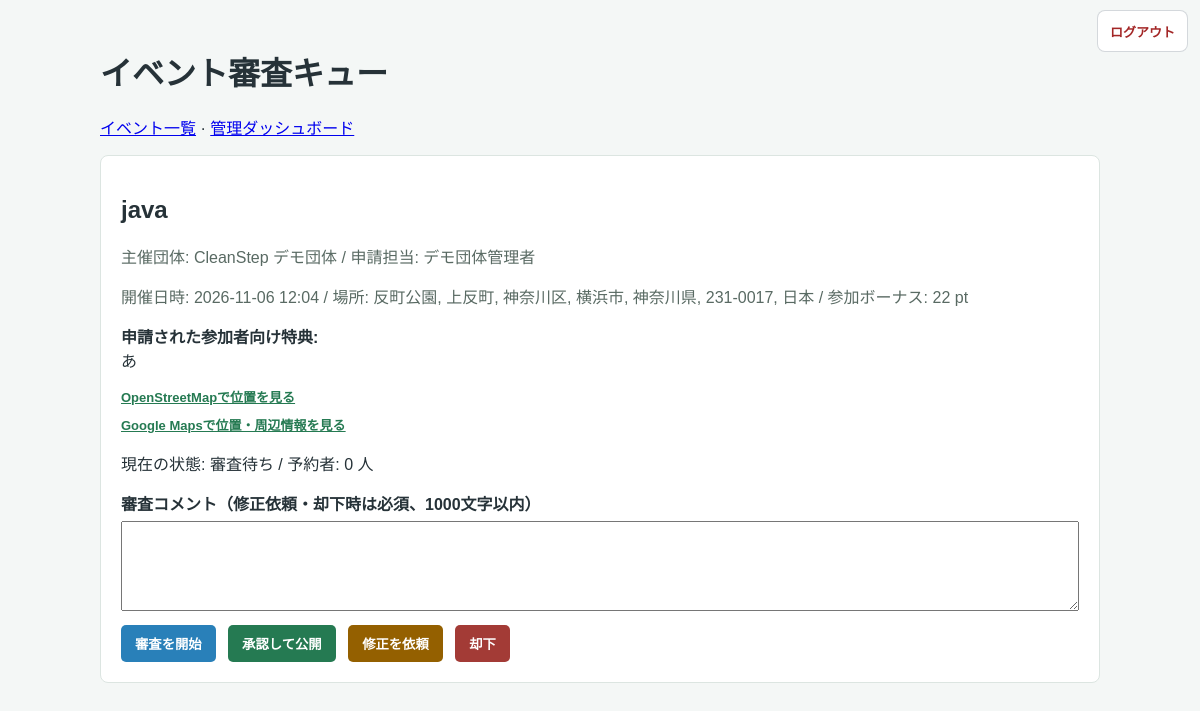
/admin/events/review (signed in), run on the app's committed database.
### tables this page shows
CREATE TABLE events (
                id INTEGER PRIMARY KEY AUTOINCREMENT,
                name TEXT,
                location TEXT,
                datetime TEXT,
                bonus_points INTEGER,
                organizer_id INTEGER,
                status TEXT NOT NULL DEFAULT 'open' CHECK(status IN ('open', 'cancelled')), review_status TEXT NOT NULL
                DEFAULT 'approved'
                CHECK(review_status IN ('pending', 'reviewing', 'changes_requested', 'approved', 'rejected')), review_comment TEXT, reviewed_by INTEGER REFERENCES users(id), reviewed_at TEXT, organization_id INTEGER REFERENCES organizations(id), latitude REAL, longitude REAL, reward_details TEXT, category TEXT NOT NULL DEFAULT 'その他', capacity INTEGER NOT NULL DEFAULT 20, purpose_issue TEXT NOT NULL DEFAULT '',
                FOREIGN KEY (organizer_id) REFERENCES users(id)
            );

CREATE TABLE organizations (
                id INTEGER PRIMARY KEY AUTOINCREMENT,
                application_id INTEGER NOT NULL UNIQUE,
                name TEXT NOT NULL,
                contact TEXT NOT NULL,
                purpose TEXT NOT NULL,
                status TEXT NOT NULL DEFAULT 'approved'
                    CHECK(status IN ('approved', 'suspended')),
                approved_by INTEGER,
                approved_at TEXT,
                created_at TEXT DEFAULT CURRENT_TIMESTAMP,
                FOREIGN KEY (application_id) REFERENCES organizer_applications(id),
                FOREIGN KEY (approved_by) REFERENCES users(id)
            );

CREATE TABLE users (
                    id INTEGER PRIMARY KEY AUTOINCREMENT,
                    email TEXT UNIQUE,
                    password TEXT,
                    name TEXT,
                    role TEXT,
                    total_points INTEGER DEFAULT 0 CHECK(total_points >= 0)
                , login_destination TEXT NOT NULL
                    DEFAULT 'user'
                    CHECK(login_destination IN ('user', 'organizer')), onboarding_completed INTEGER NOT NULL
                    DEFAULT 0 CHECK(onboarding_completed IN (0, 1)));

### app.py (the view)
@app.route('/admin/events/review')
@admin_required
def admin_event_reviews():
    conn = get_db()
    try:
        events = conn.execute('''
            SELECT e.*, o.name AS organization_name,
                   u.name AS organizer_name,
                   (SELECT COUNT(*) FROM event_reservations r
                    WHERE r.event_id = e.id AND r.status = 'reserved') AS reservations
            FROM events e
            LEFT JOIN organizations o ON o.id = e.organization_id
            LEFT JOIN users u ON u.id = e.organizer_id
            WHERE e.review_status IN ('pending', 'reviewing')
            ORDER BY e.datetime, e.id
        ''').fetchall()
        return render_template('admin_event_reviews.html', events=events)
    finally:
        conn.close()

### app.py (called while the page is built, shortened)
def get_db():
    conn = sqlite3.connect(DATABASE)
    conn.row_factory = sqlite3.Row
    conn.execute("PRAGMA foreign_keys = ON")
    return conn

def admin_required(func):
    @wraps(func)
    def wrapper(*args, **kwargs):
        user_id = session.get('user_id')
        if session.get('role') != 'admin' or not user_id:
            return redirect(url_for('login'))
        conn = get_db()
        try:
            user = conn.execute(
                'SELECT role FROM users WHERE id = ?', (user_id,)
            ).fetchone()
        finally:
            conn.close()
        if not user or user['role'] != 'admin':
            session.clear()
            return redirect(url_for('login'))
        return func(*args, **kwargs)
    return wrapper

def _detect_view_mode():
    ua = (request.headers.get('User-Agent') or '').lower()
    if any(token in ua for token in ('mobile', 'android', 'iphone', 'ipod', 'iemobile')):
        return 'mobile'
    return 'pc'

@app.context_processor
def inject_csrf_token():
    if 'csrf_token' not in session:
        session['csrf_token'] = secrets.token_urlsafe(32)
    unread_notifications = 0
    effective_view = _detect_view_mode()
    return {
        'csrf_token': session['csrf_token'],
        'unread_notifications': unread_notifications,
        'view_mode': effective_view,
        'region_profile': get_region_profile(),
    }

### templates/admin_event_reviews.html (shortened to what this page needs)
{% from "_event_location_map.html" import event_map_link %}
<!DOCTYPE html>
<html lang="ja">
<head>
</head>
<body>
    {% include "_admin_navigation.html" %}
<main>
    <h1>イベント審査キュー</h1>
    <p><a href="{{ url_for('admin_events') }}">イベント一覧</a> · <a href="{{ url_for('admin_dashboard') }}">管理ダッシュボード</a></p>
    {% for event in events %}
        <article>
            <h2>{{ event.name }}</h2>
            <p class="meta">主催団体: {{ event.organization_name or '団体情報なし' }} / 申請担当: {{ event.organizer_name or '不明' }}</p>
            <p class="meta">開催日時: {{ event.datetime }} / 場所: {{ event.location }} / 参加ボーナス: {{ event.bonus_points }} pt</p>
            <p><strong>申請された参加者向け特典:</strong><br>{{ event.reward_details or '記載なし' }}</p>
            {{ event_map_link(event) }}
            <p>現在の状態: {{ '審査待ち' if event.review_status == 'pending' else '審査中' }} / 予約者: {{ event.reservations }} 人</p>
            <form method="POST" action="{{ url_for('review_event', event_id=event.id) }}">
                <label for="comment-{{ event.id }}">審査コメント（修正依頼・却下時は必須、1000文字以内）</label>
                <textarea id="comment-{{ event.id }}" name="review_comment" maxlength="1000"></textarea>
                <button type="submit" name="decision" value="reviewing" style="background:#2980b9">審査を開始</button>
                <button class="approve" type="submit" name="decision" value="approved">承認して公開</button>
                <button class="request" type="submit" name="decision" value="changes_requested">修正を依頼</button>
                <button class="reject" type="submit" name="decision" value="rejected">却下</button>
            </form>
        </article>
    {% else %}
        <p>審査待ちのイベントはありません。</p>
    {% endfor %}
</main>
</body>
</html>

### templates/_event_location_map.html (shortened to what this page needs)
{% macro event_map_link(event) -%}
    {% if event.latitude is not none and event.longitude is not none %}
        <a href="https://www.openstreetmap.org/?mlat={{ '%.7f'|format(event.latitude) }}&amp;mlon={{ '%.7f'|format(event.longitude) }}#map=17/{{ '%.7f'|format(event.latitude) }}/{{ '%.7f'|format(event.longitude) }}"
           target="_blank" rel="noopener noreferrer"
           style="display:block; width:fit-content; max-width:100%; margin-top:8px; color:#257a52; font-size:13px; font-weight:600; line-height:1.5; text-decoration:underline;">
            OpenStreetMapで位置を見る
        </a>
        <a href="https://www.google.com/maps/search/?api=1&amp;query={{ ('%.7f,%.7f'|format(event.latitude, event.longitude))|urlencode }}"
           target="_blank" rel="noopener noreferrer"
           style="display:block; width:fit-content; max-width:100%; margin:8px 0 0; color:#257a52; font-size:13px; font-weight:600; line-height:1.5; text-decoration:underline;">
            Google Mapsで位置・周辺情報を見る
        </a>
    {% endif %}
{%- endmacro %}

### templates/admin_event_reviews.html (style rules this page uses)
body { margin: 0; padding: 24px 16px; background: #f4f7f6; color: #263238; font-family: "Yu Gothic", Meiryo, sans-serif; }
main { max-width: 1000px; margin: 24px auto; }
article { margin: 16px 0; padding: 20px; background: #fff; border: 1px solid #dce5e1; border-radius: 8px; }
.meta { color: #596a63; }
label { display: block; margin: 14px 0 6px; font-weight: 700; }
textarea { box-sizing: border-box; width: 100%; min-height: 90px; padding: 10px; font: inherit; }
button { margin: 10px 8px 0 0; padding: 9px 14px; border: 0; border-radius: 5px; color: #fff; font-weight: 700; cursor: pointer; }
.approve { background: #257a52; }
.request { background: #946000; }
.reject { background: #a33b36; }

### data on the page
events: name "java", name "CleanStep デモ団体", name "デモ団体管理者", datetime "2026-11-06 12:04", location "反町公園, 上反町, 神奈川区, 横浜市, 神奈川県, 231-0017, 日本", bonus_points "22", reward_details "あ", review_status "審査待ち", reservations "0"
